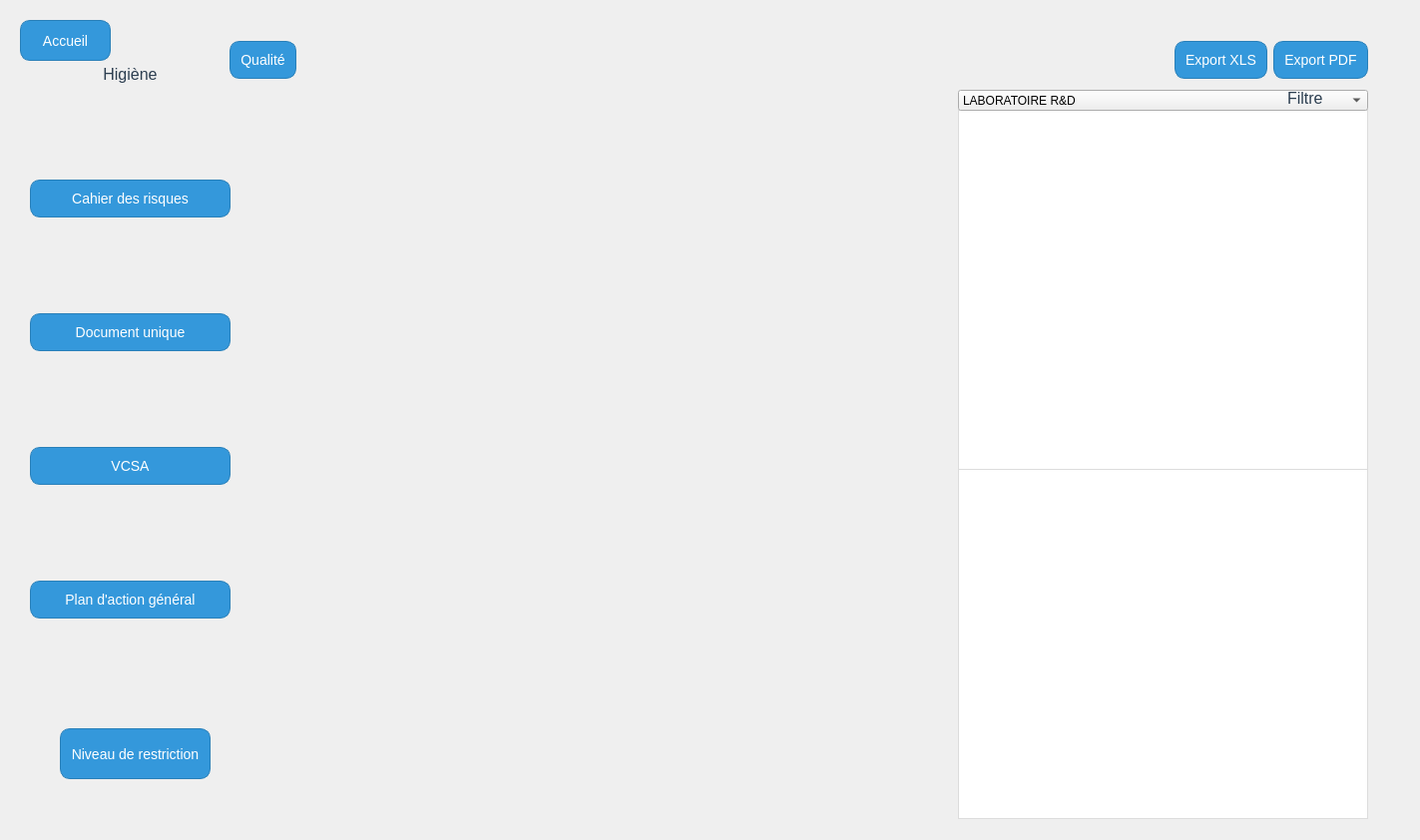
<?xml version="1.0" encoding="UTF-8"?>
<ui version="4.0">
 <class>Dialog</class>
 <widget class="QDialog" name="Dialog">
  <property name="geometry">
   <rect>
    <x>0</x>
    <y>0</y>
    <width>1423</width>
    <height>842</height>
   </rect>
  </property>
  <property name="windowTitle">
   <string>Dialog</string>
  </property>
  <property name="styleSheet">
   <string notr="true">
    QPushButton {
        background-color: #3498db;
        color: white;
        border-radius: 10px;
        padding: 10px;
        border: 1px solid #2980b9;
        font-size: 14px;
    }
    QPushButton:hover {
        background-color: #2980b9;
    }
    QPushButton:pressed {
        background-color: #1e6f93;
    }
    QLabel {
        font-size: 16px;
        color: #2c3e50;
    }
    QTableWidget {
        background-color: white;
        border: 1px solid #dcdcdc;
        gridline-color: #dcdcdc;
    }
    QTableWidget QHeaderView::section {
        background-color: #3498db;
        color: white;
        padding: 5px;
        border: 1px solid #2980b9;
    }
   </string>
  </property>
  <widget class="QPushButton" name="ButtonAccueil">
   <property name="geometry">
    <rect>
     <x>20</x>
     <y>20</y>
     <width>91</width>
     <height>41</height>
    </rect>
   </property>
   <property name="text">
    <string>Accueil</string>
   </property>
  </widget>
  <widget class="QWidget" name="horizontalLayoutWidget">
   <property name="geometry">
    <rect>
     <x>230</x>
     <y>30</y>
     <width>1141</width>
     <height>61</height>
    </rect>
   </property>
   <layout class="QHBoxLayout" name="horizontalLayout">
    <item>
     <widget class="QPushButton" name="ButtonQualiter">
      <property name="text">
       <string>Qualité</string>
      </property>
     </widget>
    </item>
    <item>
     <spacer name="horizontalSpacer">
      <property name="orientation">
       <enum>Qt::Horizontal</enum>
      </property>
      <property name="sizeHint" stdset="0">
       <size>
        <width>40</width>
        <height>20</height>
       </size>
      </property>
     </spacer>
    </item>
    <item>
     <widget class="QPushButton" name="ButtonExportxls">
      <property name="text">
       <string>Export XLS</string>
      </property>
     </widget>
    </item>
    <item>
     <widget class="QPushButton" name="ButtonExportpdf">
      <property name="text">
       <string>Export PDF</string>
      </property>
     </widget>
    </item>
   </layout>
  </widget>
  <widget class="QWidget" name="verticalLayoutWidget">
   <property name="geometry">
    <rect>
     <x>30</x>
     <y>90</y>
     <width>201</width>
     <height>621</height>
    </rect>
   </property>
   <layout class="QVBoxLayout" name="verticalLayout">
    <item>
     <widget class="QPushButton" name="ButtonRisques">
      <property name="text">
       <string>Cahier des risques</string>
      </property>
     </widget>
    </item>
    <item>
     <widget class="QPushButton" name="ButtonUnique">
      <property name="text">
       <string>Document unique</string>
      </property>
     </widget>
    </item>
    <item>
     <widget class="QPushButton" name="ButtonVCSA">
      <property name="text">
       <string>VCSA</string>
      </property>
     </widget>
    </item>
    <item>
     <widget class="QPushButton" name="ButtonPAG">
      <property name="text">
       <string>Plan d'action général</string>
      </property>
     </widget>
    </item>
   </layout>
  </widget>
  <widget class="QPushButton" name="ButtonRestriction">
   <property name="geometry">
    <rect>
     <x>60</x>
     <y>730</y>
     <width>151</width>
     <height>51</height>
    </rect>
   </property>
   <property name="text">
    <string>Niveau de restriction</string>
   </property>
  </widget>
  <widget class="QLabel" name="label">
   <property name="geometry">
    <rect>
     <x>30</x>
     <y>59</y>
     <width>201</width>
     <height>31</height>
    </rect>
   </property>
   <property name="text">
    <string>Higiène</string>
   </property>
   <property name="alignment">
    <set>Qt::AlignCenter</set>
   </property>
  </widget>
  <widget class="QStackedWidget" name="stackedWidget">
   <property name="geometry">
    <rect>
     <x>231</x>
     <y>91</y>
     <width>731</width>
     <height>731</height>
    </rect>
   </property>
   <property name="currentIndex">
    <number>0</number>
   </property>
   <widget class="QWidget" name="page"/>
   <widget class="QWidget" name="page_2"/>
  </widget>
  <widget class="QTableWidget" name="tableWidget">
   <property name="geometry">
    <rect>
     <x>960</x>
     <y>110</y>
     <width>411</width>
     <height>361</height>
    </rect>
   </property>
  </widget>
  <widget class="QTableWidget" name="tableWidget_2">
   <property name="geometry">
    <rect>
     <x>960</x>
     <y>470</y>
     <width>411</width>
     <height>351</height>
    </rect>
   </property>
  </widget>
  <widget class="QLabel" name="label_2">
   <property name="geometry">
    <rect>
     <x>-10</x>
     <y>0</y>
     <width>1441</width>
     <height>851</height>
    </rect>
   </property>
   <property name="text">
    <string/>
   </property>
   <property name="pixmap">
    <pixmap>Image_interface/Capture.PNG</pixmap>
   </property>
  </widget>
  <widget class="QComboBox" name="Filtre">
   <property name="geometry">
    <rect>
     <x>960</x>
     <y>90</y>
     <width>411</width>
     <height>21</height>
    </rect>
   </property>
   <property name="currentText">
    <string>LABORATOIRE R&amp;D</string>
   </property>
   <item>
    <property name="text">
     <string>LABORATOIRE R&amp;D</string>
    </property>
   </item>
   <item>
    <property name="text">
     <string>R&amp;D</string>
    </property>
   </item>
   <item>
    <property name="text">
     <string>MAGASIN APPRO</string>
    </property>
   </item>
   <item>
    <property name="text">
     <string>HYGIENE NETTOYAGE</string>
    </property>
   </item>
   <item>
    <property name="text">
     <string>CAVES R&amp;D</string>
    </property>
   </item>
   <item>
    <property name="text">
     <string>LABORATOIRE USINE</string>
    </property>
   </item>
   <item>
    <property name="text">
     <string>GARAGE</string>
    </property>
   </item>
  </widget>
  <widget class="QLabel" name="label_3">
   <property name="geometry">
    <rect>
     <x>1290</x>
     <y>90</y>
     <width>51</width>
     <height>16</height>
    </rect>
   </property>
   <property name="text">
    <string>Filtre</string>
   </property>
  </widget>
  <zorder>label_2</zorder>
  <zorder>ButtonAccueil</zorder>
  <zorder>horizontalLayoutWidget</zorder>
  <zorder>verticalLayoutWidget</zorder>
  <zorder>ButtonRestriction</zorder>
  <zorder>label</zorder>
  <zorder>stackedWidget</zorder>
  <zorder>tableWidget</zorder>
  <zorder>tableWidget_2</zorder>
  <zorder>Filtre</zorder>
  <zorder>label_3</zorder>
 </widget>
 <resources/>
 <connections/>
</ui>
